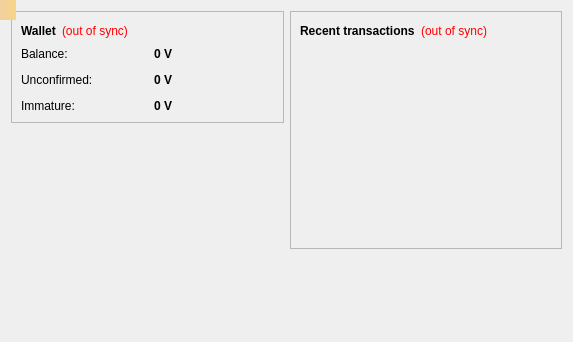
<?xml version="1.0" encoding="UTF-8"?>
<ui version="4.0">
 <class>OverviewPage</class>
 <widget class="QWidget" name="OverviewPage">
  <property name="geometry">
   <rect>
    <x>0</x>
    <y>0</y>
    <width>573</width>
    <height>342</height>
   </rect>
  </property>
  <property name="windowTitle">
   <string>Form</string>
  </property>
  <layout class="QGridLayout" name="gridLayout_2">
   <item row="0" column="0">
    <layout class="QHBoxLayout" name="horizontalLayout" stretch="1,1">
     <item>
      <layout class="QVBoxLayout" name="verticalLayout_2">
       <item>
        <widget class="QFrame" name="frame">
         <property name="frameShape">
          <enum>QFrame::StyledPanel</enum>
         </property>
         <property name="frameShadow">
          <enum>QFrame::Raised</enum>
         </property>
         <layout class="QVBoxLayout" name="verticalLayout_4">
          <item>
           <layout class="QHBoxLayout" name="horizontalLayout_4">
            <item>
             <widget class="QLabel" name="label_5">
              <property name="font">
               <font>
                <weight>75</weight>
                <bold>true</bold>
               </font>
              </property>
              <property name="text">
               <string>Wallet</string>
              </property>
             </widget>
            </item>
            <item>
             <widget class="QLabel" name="labelWalletStatus">
              <property name="toolTip">
               <string>&lt;html&gt;&lt;head/&gt;&lt;body&gt;&lt;p&gt;The displayed information may be out of date. Your wallet automatically synchronizes with the VeroCoin network after a connection is established, but this process has not completed yet.&lt;/p&gt;&lt;/body&gt;&lt;/html&gt;</string>
              </property>
              <property name="styleSheet">
               <string notr="true">QLabel { color: red; }</string>
              </property>
              <property name="text">
               <string notr="true">(out of sync)</string>
              </property>
              <property name="alignment">
               <set>Qt::AlignLeading|Qt::AlignLeft|Qt::AlignVCenter</set>
              </property>
             </widget>
            </item>
            <item>
             <spacer name="horizontalSpacer_2">
              <property name="orientation">
               <enum>Qt::Horizontal</enum>
              </property>
              <property name="sizeHint" stdset="0">
               <size>
                <width>40</width>
                <height>20</height>
               </size>
              </property>
             </spacer>
            </item>
           </layout>
          </item>
          <item>
           <layout class="QGridLayout" name="gridLayout">
            <property name="spacing">
             <number>12</number>
            </property>
            <item row="0" column="0">
             <widget class="QLabel" name="label">
              <property name="text">
               <string>Balance:</string>
              </property>
             </widget>
            </item>
            <item row="0" column="1">
             <widget class="QLabel" name="labelBalance">
              <property name="font">
               <font>
                <weight>75</weight>
                <bold>true</bold>
               </font>
              </property>
              <property name="cursor">
               <cursorShape>IBeamCursor</cursorShape>
              </property>
              <property name="toolTip">
               <string>Your current balance</string>
              </property>
              <property name="text">
               <string notr="true">0 V</string>
              </property>
              <property name="textInteractionFlags">
               <set>Qt::LinksAccessibleByMouse|Qt::TextSelectableByKeyboard|Qt::TextSelectableByMouse</set>
              </property>
             </widget>
            </item>
            <item row="1" column="0">
             <widget class="QLabel" name="label_3">
              <property name="text">
               <string>Unconfirmed:</string>
              </property>
             </widget>
            </item>
            <item row="1" column="1">
             <widget class="QLabel" name="labelUnconfirmed">
              <property name="font">
               <font>
                <weight>75</weight>
                <bold>true</bold>
               </font>
              </property>
              <property name="cursor">
               <cursorShape>IBeamCursor</cursorShape>
              </property>
              <property name="toolTip">
               <string>Total of transactions that have yet to be confirmed, and do not yet count toward the current balance</string>
              </property>
              <property name="text">
               <string notr="true">0 V</string>
              </property>
              <property name="textInteractionFlags">
               <set>Qt::LinksAccessibleByMouse|Qt::TextSelectableByKeyboard|Qt::TextSelectableByMouse</set>
              </property>
             </widget>
            </item>
            <item row="2" column="0">
             <widget class="QLabel" name="labelImmatureText">
              <property name="text">
               <string>Immature:</string>
              </property>
             </widget>
            </item>
            <item row="2" column="1">
             <widget class="QLabel" name="labelImmature">
              <property name="font">
               <font>
                <weight>75</weight>
                <bold>true</bold>
               </font>
              </property>
              <property name="toolTip">
               <string>Mined balance that has not yet matured</string>
              </property>
              <property name="text">
               <string notr="true">0 V</string>
              </property>
              <property name="textInteractionFlags">
               <set>Qt::LinksAccessibleByMouse|Qt::TextSelectableByKeyboard|Qt::TextSelectableByMouse</set>
              </property>
             </widget>
            </item>
           </layout>
          </item>
         </layout>
        </widget>
       </item>
       <item>
        <spacer name="verticalSpacer_3">
         <property name="orientation">
          <enum>Qt::Vertical</enum>
         </property>
         <property name="sizeHint" stdset="0">
          <size>
           <width>20</width>
           <height>40</height>
          </size>
         </property>
        </spacer>
       </item>
       <item>
        <widget class="QLabel" name="label_wallet_bgcoin">
         <property name="text">
          <string/>
         </property>
         <property name="pixmap">
          <pixmap resource="../bitcoin.qrc">:/images/wallet_bgcoin</pixmap>
         </property>
         <property name="scaledContents">
          <bool>false</bool>
         </property>
         <property name="alignment">
          <set>Qt::AlignCenter</set>
         </property>
         <property name="margin">
          <number>0</number>
         </property>
        </widget>
       </item>
       <item>
        <spacer name="verticalSpacer">
         <property name="orientation">
          <enum>Qt::Vertical</enum>
         </property>
         <property name="sizeHint" stdset="0">
          <size>
           <width>20</width>
           <height>40</height>
          </size>
         </property>
        </spacer>
       </item>
      </layout>
     </item>
     <item>
      <layout class="QVBoxLayout" name="verticalLayout_3">
       <item>
        <widget class="QFrame" name="frame_2">
         <property name="frameShape">
          <enum>QFrame::StyledPanel</enum>
         </property>
         <property name="frameShadow">
          <enum>QFrame::Raised</enum>
         </property>
         <layout class="QVBoxLayout" name="verticalLayout">
          <item>
           <layout class="QHBoxLayout" name="horizontalLayout_2">
            <item>
             <widget class="QLabel" name="label_4">
              <property name="text">
               <string>&lt;b&gt;Recent transactions&lt;/b&gt;</string>
              </property>
             </widget>
            </item>
            <item>
             <widget class="QLabel" name="labelTransactionsStatus">
              <property name="toolTip">
               <string>&lt;html&gt;&lt;head/&gt;&lt;body&gt;&lt;p&gt;The displayed information may be out of date. Your wallet automatically synchronizes with the VeroCoin network after a connection is established, but this process has not completed yet.&lt;/p&gt;&lt;/body&gt;&lt;/html&gt;</string>
              </property>
              <property name="styleSheet">
               <string notr="true">QLabel { color: red; }</string>
              </property>
              <property name="text">
               <string notr="true">(out of sync)</string>
              </property>
              <property name="alignment">
               <set>Qt::AlignRight|Qt::AlignTrailing|Qt::AlignVCenter</set>
              </property>
             </widget>
            </item>
            <item>
             <spacer name="horizontalSpacer">
              <property name="orientation">
               <enum>Qt::Horizontal</enum>
              </property>
              <property name="sizeHint" stdset="0">
               <size>
                <width>40</width>
                <height>20</height>
               </size>
              </property>
             </spacer>
            </item>
           </layout>
          </item>
          <item>
           <widget class="QListView" name="listTransactions">
            <property name="styleSheet">
             <string notr="true">QListView { background: transparent; }</string>
            </property>
            <property name="frameShape">
             <enum>QFrame::NoFrame</enum>
            </property>
            <property name="verticalScrollBarPolicy">
             <enum>Qt::ScrollBarAlwaysOff</enum>
            </property>
            <property name="horizontalScrollBarPolicy">
             <enum>Qt::ScrollBarAlwaysOff</enum>
            </property>
            <property name="selectionMode">
             <enum>QAbstractItemView::NoSelection</enum>
            </property>
           </widget>
          </item>
         </layout>
        </widget>
       </item>
       <item>
        <spacer name="verticalSpacer_2">
         <property name="orientation">
          <enum>Qt::Vertical</enum>
         </property>
         <property name="sizeHint" stdset="0">
          <size>
           <width>20</width>
           <height>40</height>
          </size>
         </property>
        </spacer>
       </item>
      </layout>
     </item>
    </layout>
   </item>
  </layout>
  <widget class="QLabel" name="labelAlerts">
   <property name="geometry">
    <rect>
     <x>0</x>
     <y>0</y>
     <width>16</width>
     <height>20</height>
    </rect>
   </property>
   <property name="visible">
    <bool>false</bool>
   </property>
   <property name="styleSheet">
    <string notr="true">background-color: qlineargradient(x1: 0, y1: 0, x2: 1, y2: 0, stop:0 #F0D0A0, stop:1 #F8D488); color:#000000;</string>
   </property>
   <property name="wordWrap">
    <bool>true</bool>
   </property>
   <property name="margin">
    <number>3</number>
   </property>
  </widget>
 </widget>
 <resources>
  <include location="../bitcoin.qrc"/>
 </resources>
 <connections/>
</ui>
